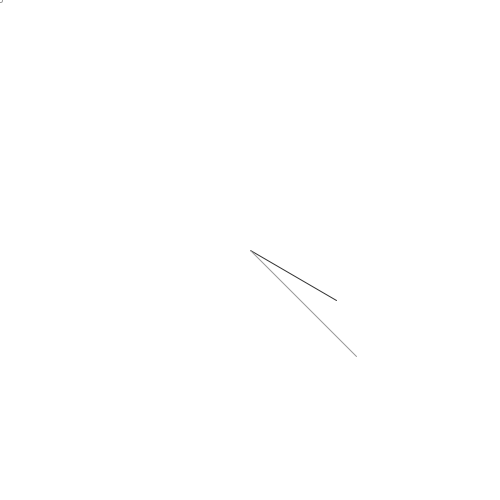
Frame 1 (no input)
Frame 60 (the mouse pressed at the canvas centre just before this capture): identical to frame 1, image omitted
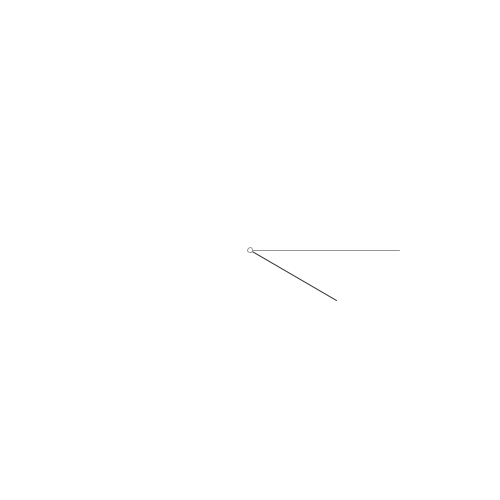
Frame 120 (the mouse held since frame 60 and released just before this capture)

The Processing sketch that drew these frames (run headless with seeded random() and noise(); from frame 60 on, the mouse is pressed at the canvas centre):

// Processing sketch: Clock_Angles
// ── Clock_Angles.pde
int h = 5;
float last_min_degrees;

// Position der Uhr
PVector center = new PVector();

void setup()
{
  size(500, 500);
  center.x = width/2;
  center.y = height/2;
}

void draw()
{
  background(255);
  
  // Winkel zwischen Maus und Uhr
  float min_angle = atan2(center.y-mouseY, center.x-mouseX)+PI/2.0; // 0° fängt in Geo bei 3h an
  float min_degrees = map(min_angle, -PI, PI, 0, 360); // In Grad umrechnen
  min_degrees = (min_degrees + 360) % 360; // Von 0-360 normieren (statt -180-180)
  println(h+ " " + last_min_degrees + " " + min_degrees);

  // Stunde einstellen
  // Wenns über die 0 von links nach rechts geht eins drauf
  if (last_min_degrees > 270 && min_degrees < 90)
    h += 1;
  // Eins runter
  else if (last_min_degrees < 90 && min_degrees > 270)
    h-=1;
  last_min_degrees = min_degrees;
  
  float hour_hangle = map(h, 0, 12, 0, 2*PI);

  // Stundenzeiger
  stroke(50);
  pushMatrix();
  translate(width/2, height/2);
  rotate(hour_hangle);
  line(0, 0, 0, -100);
  popMatrix();

  // Minutenzeiger
  stroke(150);
  pushMatrix();
  translate(width/2, height/2);
  rotate(min_angle);
  line(0, 0, 0, -150);
  popMatrix();
  
  ellipse(mouseX, mouseY, 5, 5);
}
